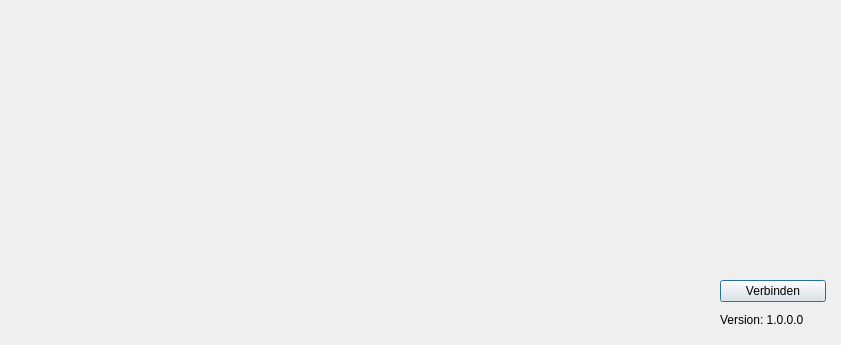
<?xml version="1.0" encoding="UTF-8"?>
<ui version="4.0">
 <class>Login</class>
 <widget class="QDialog" name="Login">
  <property name="geometry">
   <rect>
    <x>0</x>
    <y>0</y>
    <width>841</width>
    <height>345</height>
   </rect>
  </property>
  <property name="windowTitle">
   <string>Dialog</string>
  </property>
  <property name="styleSheet">
   <string notr="true">background-image: url(:/new/image/image/logo.jpg);</string>
  </property>
  <widget class="QWidget" name="">
   <property name="geometry">
    <rect>
     <x>720</x>
     <y>280</y>
     <width>106</width>
     <height>52</height>
    </rect>
   </property>
   <layout class="QVBoxLayout" name="verticalLayout">
    <item>
     <widget class="QPushButton" name="pushButton">
      <property name="text">
       <string>Verbinden</string>
      </property>
     </widget>
    </item>
    <item>
     <widget class="QLabel" name="label_2">
      <property name="text">
       <string>Version: 1.0.0.0</string>
      </property>
     </widget>
    </item>
   </layout>
  </widget>
 </widget>
 <resources/>
 <connections/>
</ui>
